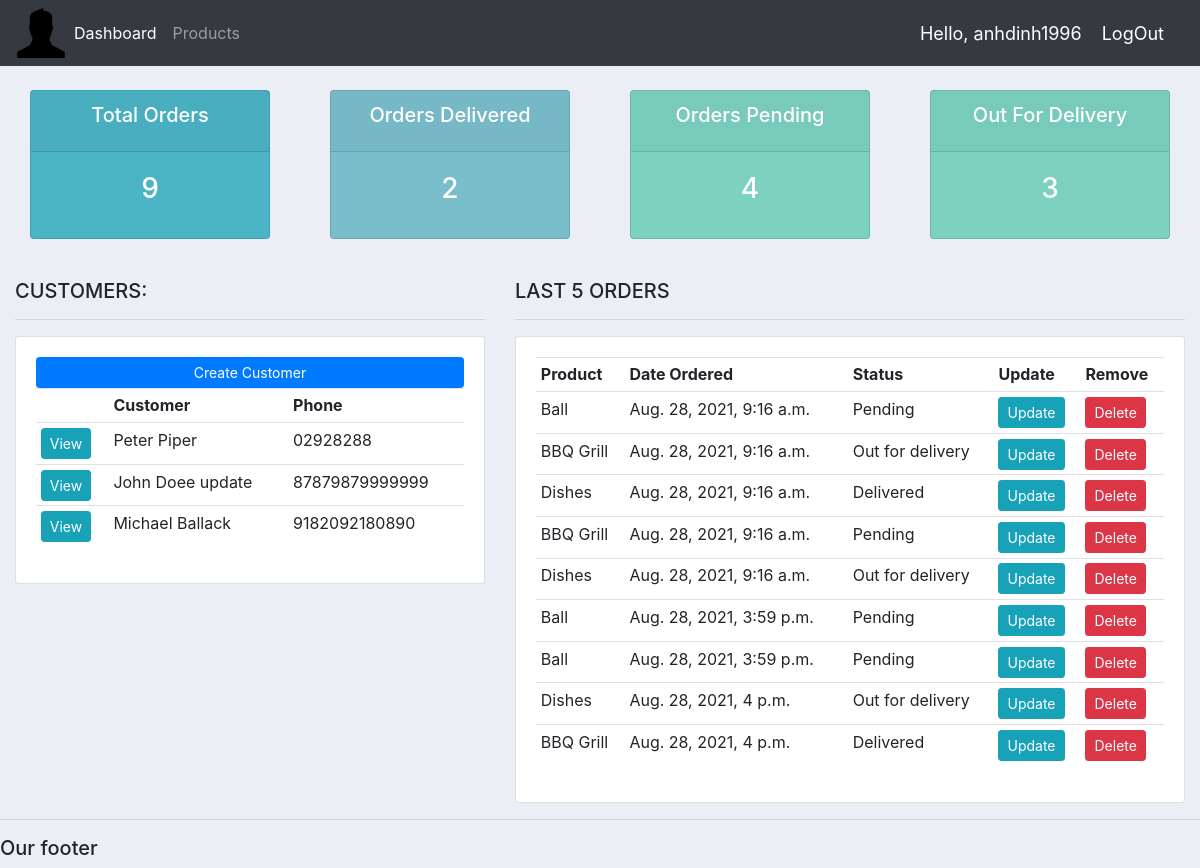
The app's page / (signed in) with its own data.
### accounts/models.py (models this page shows, shortened)
class Customer(models.Model):
    user = models.OneToOneField(User,null=True,blank=True, on_delete=models.CASCADE )
    name = models.CharField(max_length=200, null=True)
    phone = models.CharField(max_length=200, null=True)
    email = models.CharField(max_length=200, null=True)
    profile_pic = models.ImageField(null=True,default='haha.jpg', blank = True)
    date_created = models.DateTimeField(auto_now_add=True, null=True)

class Order(models.Model):
    STATUS = (
            ('Pending','Pending'),
            ('Out for delivery', 'Out for delivery'),
            ('Delivered', 'Delivered'),
            )
    customer = models.ForeignKey(Customer, null=True, on_delete=models.SET_NULL)
    product = models.ForeignKey(Product, null=True, on_delete=models.SET_NULL)
    date_created = models.DateTimeField(auto_now_add=True,null=True)
    status = models.CharField(max_length=200,null=True, choices=STATUS)
    note = models.CharField(max_length=1000, null=True)

class Product(models.Model):
    CATEGORY = (
            ('Indoor','Indoor'),
            ('Outdoor','Outdoor'),
            )
    name = models.CharField(max_length=200, null=True)
    price = models.FloatField(null=True)
    category = models.CharField(max_length=200, null=True, choices=CATEGORY)
    description = models.CharField(max_length=200, null=True, blank=True)
    date_created = models.DateTimeField(auto_now_add=True,null=True)
    tags = models.ManyToManyField(Tag)
    def __str__(self):
        return self.name

### accounts/decorators.py (the view)
    def wrapper_function(request, *args, **kwargs):
        group = None
        if request.user.groups.exists():
            group=request.user.groups.all()[0].name
        if group =='customer':
            return redirect('user-page')
        if group =='admin':
            return view_func(request,*args,**kwargs)

### accounts/views.py (called while the page is built)
@login_required(login_url='login')
@admin_only
def home(request):
    orders = Order.objects.all()
    customers = Customer.objects.all()
    total_orders = orders.count()
    delivered = orders.filter(status='Delivered').count()
    pending = orders.filter(status='Pending').count()
    out_for_delivery = orders.filter(status='Out for delivery').count()
    context = {'orders':orders, 'customers': customers,'out_for_delivery':out_for_delivery,
                'total_orders':total_orders,'delivered':delivered, 'pending':pending}
    return render(request, 'accounts/dashboard.html', context)

### accounts/templates/accounts/dashboard.html
{% extends 'accounts/main.html' %}
{% block content %}
{% include 'accounts/status.html' %}
<br>
<div class="row">
    <div class="col-md-5">
        <h5>CUSTOMERS:</h5>
        <hr>
        <div class="card card-body">
            <a class="btn btn-primary btn-sm btn-block" href="">Create Customer</a>
            <table class="table table-sm">
                <tr>
                    <th></th>
                    <th>Customer</th>
                    <th>Phone</th>
                </tr>
                {% for customer in customers %}
                    <tr>
                        <td><a class="btn btn-sm btn-info" href="{% url 'customer' customer.id %}">View</a> </td>
                        <td>{{customer.name}}</td>
                        <td>{{customer.phone}}</td>
                    </tr>
                {% endfor %}
            </table>
        </div>
    </div>
    <div class="col-md-7">
        <h5>LAST 5 ORDERS</h5>
        <hr>
        <div class="card card-body">
            <table class="table table-sm">
                <tr>
                    <th>Product</th>
                    <th>Date Ordered</th>
                    <th>Status</th>
                    <th>Update</th>
                    <th>Remove</th>
                </tr>
                {% for order in orders %}
                    <tr>
                        <td>{{order.product}}</td>
                        <td>{{order.date_created}}</td>
                        <td>{{order.status}}</td>
                        <td><a class="btn btn-sm btn-info" href="{% url 'update_order' order.id %}">Update</a></td>
                        <td><a class="btn btn-sm btn-danger" href="{% url 'delete_order' order.id %}">Delete</a></td>
                    </tr>
                {% endfor %}
            </table>
        </div>
    </div>
</div>
{% endblock %}

### accounts/templates/accounts/main.html (shortened to what this page needs)
<!DOCTYPE html>
{% load static %}
<html lang="en">
<head>
    <link rel="stylesheet" href="https://stackpath.bootstrapcdn.com/bootstrap/4.3.1/css/bootstrap.min.css"
>
    <link rel="stylesheet" type="text/css" href="{% static 'css/main.css' %}">
</head>
<body>
    {% include 'accounts/navbar.html' %}
    <div class="container-fluid">
    {% block content %}
    {% endblock %}
    </div>
    <hr>
    <h5> Our footer </h5>
</body>
</html>

### accounts/templates/accounts/navbar.html (shortened to what this page needs)
{% load static %}
<nav class="navbar navbar-expand-lg navbar-dark bg-dark">
    <img src="{% static 'images/default.png' %}">
    <div class="collapse navbar-collapse" id="navbarNav">
      <ul class="navbar-nav">
        {% if request.user.is_staff %}
        <li class="nav-item active">
          <a class="nav-link" href="{% url 'home' %}">Dashboard</a>
        </li>
        <li class="nav-item">
          <a class="nav-link" href="{% url 'products' %}">Products</a>
        </li>
        {% else %}
        <li class="nav-item active">
          <a style="margin-left: 20px" class="nav-link" href="{% url 'account' %}"> Go to Account Page</a>
        </li>
        {% endif %}
      </ul>
    </div>
    <span class="hello-msg"> Hello, {{user.username}}</span>
    <span><a class="hello-msg" href="{% url 'logout' %}">LogOut</a></span>
  </nav>

### accounts/templates/accounts/status.html
<br>
<div class="row">
    <div class="col">
        <div class="col-md">
            <div class="card text-center text-white mb-3" id="total-orders">
                <div class="card-header">
                    <h5 class="card-title">Total Orders</h5>
                </div>
                <div class="card-body">
                    <h3 class="card-title">{{total_orders}}</h3>
                </div>
            </div>
        </div>
    </div>
    <div class="col">
        <div class="col-md">
            <div class="card text-center text-white mb-3" id="orders-delivered">
                <div class="card-header">
                    <h5 class="card-title">Orders Delivered</h5>
                </div>
                <div class="card-body">
                    <h3 class="card-title">{{delivered}}</h3>
                </div>
            </div>
        </div>
    </div>
    <div class="col">
        <div class="col-md">
            <div class="card text-center text-white mb-3" id="orders-pending">
                <div class="card-header">
                    <h5 class="card-title">Orders Pending</h5>
                </div>
                <div class="card-body">
                    <h3 class="card-title">{{pending}}</h3>
                </div>
            </div>
        </div>
    </div>
    <div class="col">
        <div class="col-md">
            <div class="card text-center text-white mb-3" id="orders-pending">
                <div class="card-header">
                    <h5 class="card-title">Out For Delivery</h5>
                </div>
                <div class="card-body">
                    <h3 class="card-title">{{out_for_delivery}}</h3>
                </div>
            </div>
        </div>
    </div>
</div>

### static/css/main.css (style rules this page uses)
body { background-color: #ebeff5; }
#total-orders { background-color: #4cb4c7; }
#orders-delivered { background-color: #7abecc; }
#orders-pending { background-color: #7CD1C0; }
img { height: 50px; }

### accounts/templates/accounts/navbar.html (style rules this page uses)
.hello-msg { font-size: 18px; color: #fff; margin-right: 20px; }

### records on screen
Customer: name "Peter Piper", phone "02928288"
Customer: name "John Doee update", phone "87879879999999"
Customer: name "Michael Ballack", phone "9182092180890"
Order: product "Ball", date_created "Aug. 28, 2021, 9:16 a.m.", status "Pending"
Order: product "BBQ Grill", date_created "Aug. 28, 2021, 9:16 a.m.", status "Out for delivery"
Order: product "Dishes", date_created "Aug. 28, 2021, 9:16 a.m.", status "Delivered"
Order: product "BBQ Grill", date_created "Aug. 28, 2021, 9:16 a.m.", status "Pending"
Order: product "Dishes", date_created "Aug. 28, 2021, 9:16 a.m.", status "Out for delivery"
Order: product "Ball", date_created "Aug. 28, 2021, 3:59 p.m.", status "Pending"
Order: product "Ball", date_created "Aug. 28, 2021, 3:59 p.m.", status "Pending"
Order: product "Dishes", date_created "Aug. 28, 2021, 4 p.m.", status "Out for delivery"
Order: product "BBQ Grill", date_created "Aug. 28, 2021, 4 p.m.", status "Delivered"

### other values on screen
{{ user.username }} "anhdinh1996"
{{ total_orders }} "9"
{{ delivered }} "2"
{{ pending }} "4"
{{ out_for_delivery }} "3"
